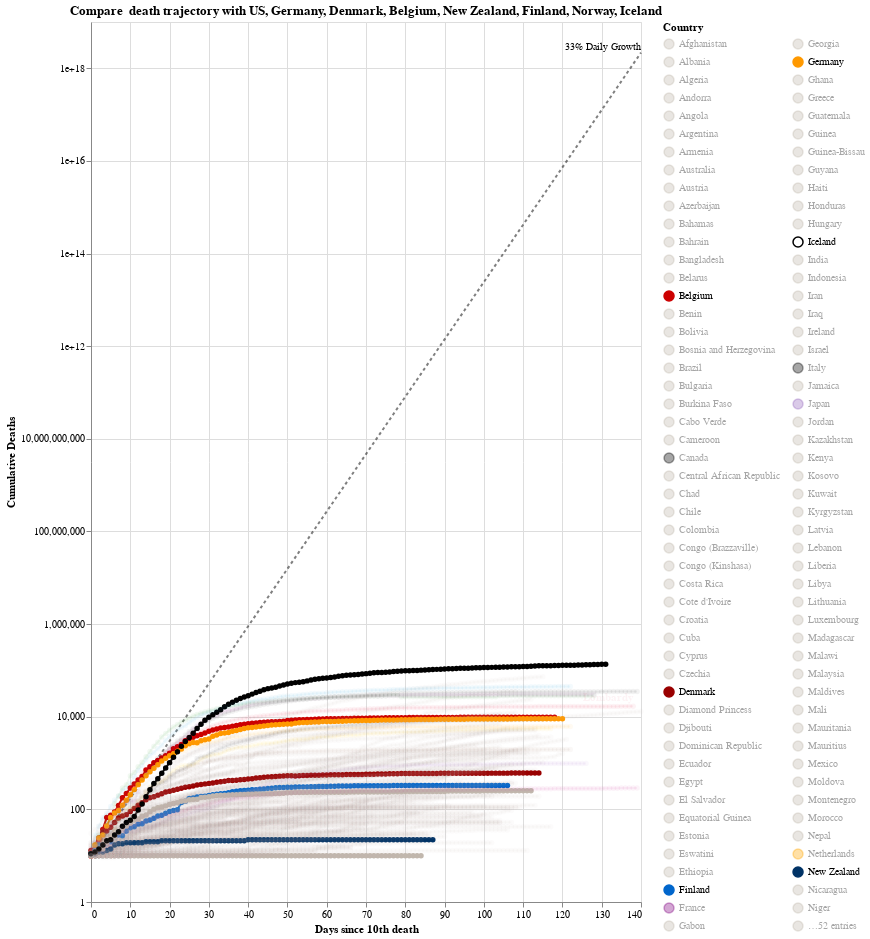

The notebook cell saved with this chart:
### Code cell
#hide_input
alt.data_transformers.disable_max_rows()
chart = make_since_chart()
chart

### Figure 1 — Vega-Lite specification as saved in the notebook (floating-point values rounded to 4 significant figures; data arrays with more than 128 entries replaced by an {"elided": "..."} marker saying what was removed)
{"config": {"view": {"continuousWidth": 400, "continuousHeight": 300}}, "layer": [{"mark": {"type": "line", "color": "black", "opacity": 0.5, "strokeDash": [3, 3]}, "encoding": {"x": {"type": "quantitative", "field": "Days since 10th death"}, "y": {"type": "quantitative", "field": "Confirmed Cases"}}}, {"mark": {"type": "text", "align": "right", "dy": -6, "fontSize": 10, "text": "33% Daily Growth"}, "encoding": {"x": {"type": "quantitative", "field": "Days since 10th death"}, "y": {"type": "quantitative", "field": "Confirmed Cases"}}, "transform": [{"filter": "(datum['Days since 10th death'] >= 140)"}]}, {"data": {"name": "data-804f85ddc368fa856bd47b98b2502406"}, "mark": {"type": "line", "point": true}, "encoding": {"color": {"type": "nominal", "field": "Country", "legend": {"columns": 2, "symbolLimit": 100}, "scale": {"domain": {"elided": "151 str values"}, "range": {"elided": "151 str values"}}}, "opacity": {"condition": {"value": 1, "selection": "selector003"}, "value": 0.05}, "tooltip": [{"type": "nominal", "field": "Country"}, {"type": "temporal", "field": "Date"}, {"type": "quantitative", "field": "Confirmed Cases"}, {"type": "quantitative", "field": "Days since 10th death"}], "x": {"type": "quantitative", "field": "Days since 10th death"}, "y": {"type": "quantitative", "axis": {"title": "Cumulative Deaths"}, "field": "Confirmed Cases", "scale": {"type": "log"}}}, "height": 880, "selection": {"selector003": {"type": "multi", "fields": ["Country"], "bind": "legend", "init": [{"Country": "US"}, {"Country": "Germany"}, {"Country": "Denmark"}, {"Country": "Belgium"}, {"Country": "New Zealand"}, {"Country": "Finland"}, {"Country": "Norway"}, {"Country": "Iceland"}]}}, "width": 550}, {"data": {"name": "data-804f85ddc368fa856bd47b98b2502406"}, "mark": {"type": "text", "align": "right", "dy": -8, "fontWeight": "bold"}, "encoding": {"color": {"type": "nominal", "field": "Country", "legend": {"columns": 2, "symbolLimit": 100}, "scale": {"domain": {"elided": "151 str values"}, "range": {"elided": "151 str values"}}}, "opacity": {"condition": {"value": 1, "selection": "selector003"}, "value": 0.05}, "text": {"type": "nominal", "field": "Country"}, "tooltip": [{"type": "nominal", "field": "Country"}, {"type": "temporal", "field": "Date"}, {"type": "quantitative", "field": "Confirmed Cases"}, {"type": "quantitative", "field": "Days since 10th death"}], "x": {"type": "quantitative", "field": "Days since 10th death"}, "y": {"type": "quantitative", "axis": {"title": "Cumulative Deaths"}, "field": "Confirmed Cases", "scale": {"type": "log"}}}, "height": 880, "transform": [{"filter": "(datum['Date'] >= 1594684800000)"}], "width": 550}], "data": {"name": "data-3df12e1af63bdae4f4e3780d71d00491"}, "title": "Compare  death trajectory with US, Germany, Denmark, Belgium, New Zealand, Finland, Norway, Iceland", "$schema": "https://vega.github.io/schema/vega-lite/v4.0.2.json", "datasets": {"data-3df12e1af63bdae4f4e3780d71d00491": {"elided": "141 records"}, "data-804f85ddc368fa856bd47b98b2502406": {"elided": "13269 records"}}}
